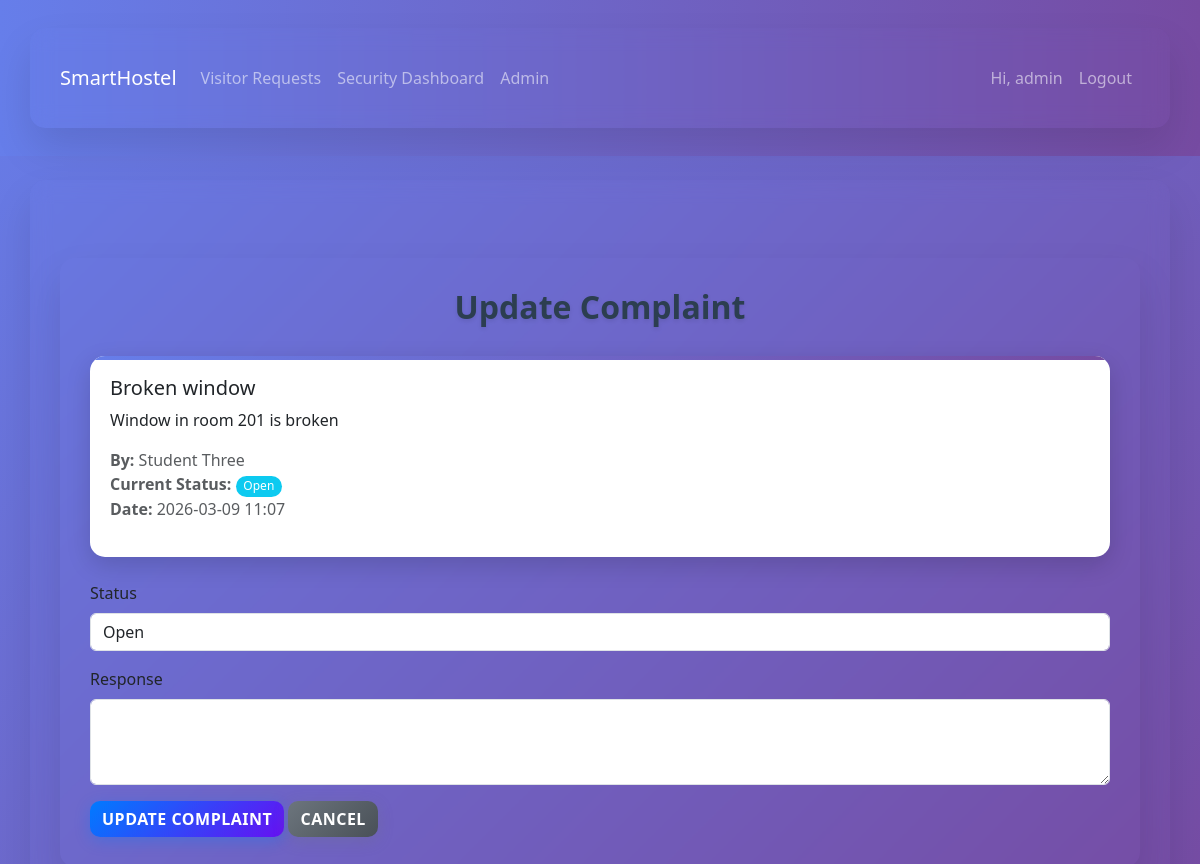
Page /complaints/12/update/ (signed in) on the committed database.
### hostel/models.py (models this page shows, shortened)
class Complaint(models.Model):
    STATUS_CHOICES = [
        ('open', 'Open'),
        ('in_progress', 'In Progress'),
        ('resolved', 'Resolved'),
    ]
    student = models.ForeignKey(StudentProfile, on_delete=models.CASCADE)
    title = models.CharField(max_length=200)
    description = models.TextField()
    status = models.CharField(max_length=20, choices=STATUS_CHOICES, default='open')
    response = models.TextField(blank=True)
    created_at = models.DateTimeField(auto_now_add=True)
    updated_at = models.DateTimeField(auto_now=True)
    anonymous = models.BooleanField(default=False)

class StudentProfile(models.Model):
    user = models.OneToOneField(User, on_delete=models.CASCADE)
    roll_number = models.CharField(max_length=30, blank=True, null=True)
    room = models.ForeignKey(Room, on_delete=models.SET_NULL, null=True, blank=True)
    fees_due = models.DecimalField(max_digits=9, decimal_places=2, default=0)
    fees_paid = models.DecimalField(max_digits=9, decimal_places=2, default=0)
    joined_on = models.DateField(default=timezone.now)

### hostel/views.py (the view)
# urls.py: path('complaints/<int:pk>/update/', views.update_complaint, name='update_complaint'),
@user_passes_test(lambda u: u.is_staff)
def update_complaint(request, pk):
    complaint = get_object_or_404(Complaint, pk=pk)
    if request.method == 'POST':
        form = ComplaintUpdateForm(request.POST, instance=complaint)
        if form.is_valid():
            form.save()
            messages.success(request, 'Complaint updated successfully.')
            return redirect('complaints')
    else:
        form = ComplaintUpdateForm(instance=complaint)
    return render(request, 'hostel/update_complaint.html', {'form': form, 'complaint': complaint})

### hostel/forms.py
class ComplaintUpdateForm(forms.ModelForm):
    class Meta:
        model = Complaint
        fields = ('status', 'response')
    def __init__(self, *args, **kwargs):
        super().__init__(*args, **kwargs)
        self.fields['status'].widget.attrs.update({'class': 'form-control'})
        self.fields['response'].widget.attrs.update({'class': 'form-control', 'rows': '3'})

### templates/hostel/update_complaint.html (shortened to what this page needs)
{% extends 'hostel/base.html' %}
{% block content %}
<div class="container mt-5">
  <h2>Update Complaint</h2>
  <div class="card mb-4">
    <div class="card-body">
      <h5 class="card-title">{{ complaint.title }}</h5>
      <p class="card-text">{{ complaint.description }}</p>
      <p class="text-muted">
        {% if not complaint.anonymous %}
          <strong>By:</strong> {{ complaint.student.user.get_full_name }}<br>
        {% else %}
          <strong>Submitted anonymously</strong><br>
        {% endif %}
        <strong>Current Status:</strong> <span class="badge bg-info">{{ complaint.get_status_display }}</span><br>
        <strong>Date:</strong> {{ complaint.created_at|date:"Y-m-d H:i" }}
      </p>
    </div>
  </div>
  <form method="post" class="mt-4">
    <div class="mb-3">
      <label for="id_status" class="form-label">Status</label>
      {{ form.status }}
    </div>
    <div class="mb-3">
      <label for="id_response" class="form-label">Response</label>
      {{ form.response }}
    </div>
    <button type="submit" class="btn btn-primary">Update Complaint</button>
    <a href="{% url 'complaints' %}" class="btn btn-secondary">Cancel</a>
  </form>
</div>
{% endblock %}

### templates/hostel/base.html (shortened to what this page needs)
{% load static %}
<!doctype html>
<html lang="en">
  <head>
    <link href="https://cdn.jsdelivr.net/npm/bootstrap@5.3.2/dist/css/bootstrap.min.css" rel="stylesheet">
    <link href="{% static 'hostel/css/style.css' %}" rel="stylesheet">
  </head>
  <body>
    <nav class="navbar navbar-expand-lg navbar-dark mb-4" style="background: linear-gradient(90deg, #667eea 0%, #764ba2 100%);">
      <div class="container">
        <a class="navbar-brand" href="{% url 'home' %}">SmartHostel</a>
        <div class="collapse navbar-collapse" id="nav">
          <ul class="navbar-nav me-auto">
            {% if user.is_authenticated %}
              {% if user.is_staff %}
                <li class="nav-item"><a class="nav-link" href="{% url 'admin_visitor_requests' %}">Visitor Requests</a></li>
                <li class="nav-item"><a class="nav-link" href="{% url 'security_dashboard' %}">Security Dashboard</a></li>
                <li class="nav-item"><a class="nav-link" href="/admin/">Admin</a></li>
              {% endif %}
            {% endif %}
          </ul>
          <ul class="navbar-nav">
            {% if user.is_authenticated %}
              <li class="nav-item"><span class="nav-link">Hi, {{ user.username }}</span></li>
              <li class="nav-item"><a class="nav-link" href="{% url 'logout' %}">Logout</a></li>
            {% else %}
              <li class="nav-item"><a class="nav-link" href="{% url 'login' %}">Login</a></li>
              <li class="nav-item"><a class="nav-link" href="{% url 'signup' %}">Sign up</a></li>
            {% endif %}
          </ul>
        </div>
      </div>
    </nav>
    <div class="container">
      {% block content %}{% endblock %}
    </div>
  </body>
</html>

### static/hostel/css/style.css (style rules this page uses)
body { font-family: 'Segoe UI', Tahoma, Geneva, Verdana, sans-serif; background: linear-gradient(135deg, #667eea 0%, #764ba2 100%); min-height: 100vh; margin: 0; }
.container { border-radius: 15px; box-shadow: 0 20px 40px rgba(0, 0, 0, 0.1); margin: 20px auto; padding: 30px; backdrop-filter: blur(10px); }
h2 { color: #2c3e50; font-weight: 700; text-align: center; margin-bottom: 30px; text-shadow: 0 2px 4px rgba(0, 0, 0, 0.1); }
.card { border: none; border-radius: 15px; box-shadow: 0 8px 25px rgba(0, 0, 0, 0.15); transition: all 0.3s cubic-bezier(0.4, 0, 0.2, 1); overflow: hidden; position: relative; }
.card::before { content: ''; position: absolute; top: 0; left: 0; right: 0; height: 4px; background: linear-gradient(90deg, #667eea, #764ba2); }
.card-body { padding: 20px; }
.btn { border-radius: 10px; font-weight: 600; text-transform: uppercase; letter-spacing: 0.5px; transition: all 0.3s ease; position: relative; overflow: hidden; border: none; }
.btn::before { content: ''; position: absolute; top: 0; left: -100%; width: 100%; height: 100%; background: linear-gradient(90deg, transparent, rgba(255,255,255,0.2), transparent); transition: left 0.5s; }
.btn-primary { background: linear-gradient(135deg, #007bff 0%, #6610f2 100%); box-shadow: 0 4px 15px rgba(0, 123, 255, 0.3); }
.btn-secondary { background: linear-gradient(135deg, #6c757d 0%, #495057 100%); box-shadow: 0 4px 15px rgba(108, 117, 125, 0.3); }
.badge { border-radius: 20px; font-weight: 500; }

### rows in the picture
Complaint: title "Broken window", description "Window in room 201 is broken", student.user.get_full_name "Student Three", status "Open", created_at "2026-03-09 11:07"

### other values in the picture
{{ user.username }} "admin"
